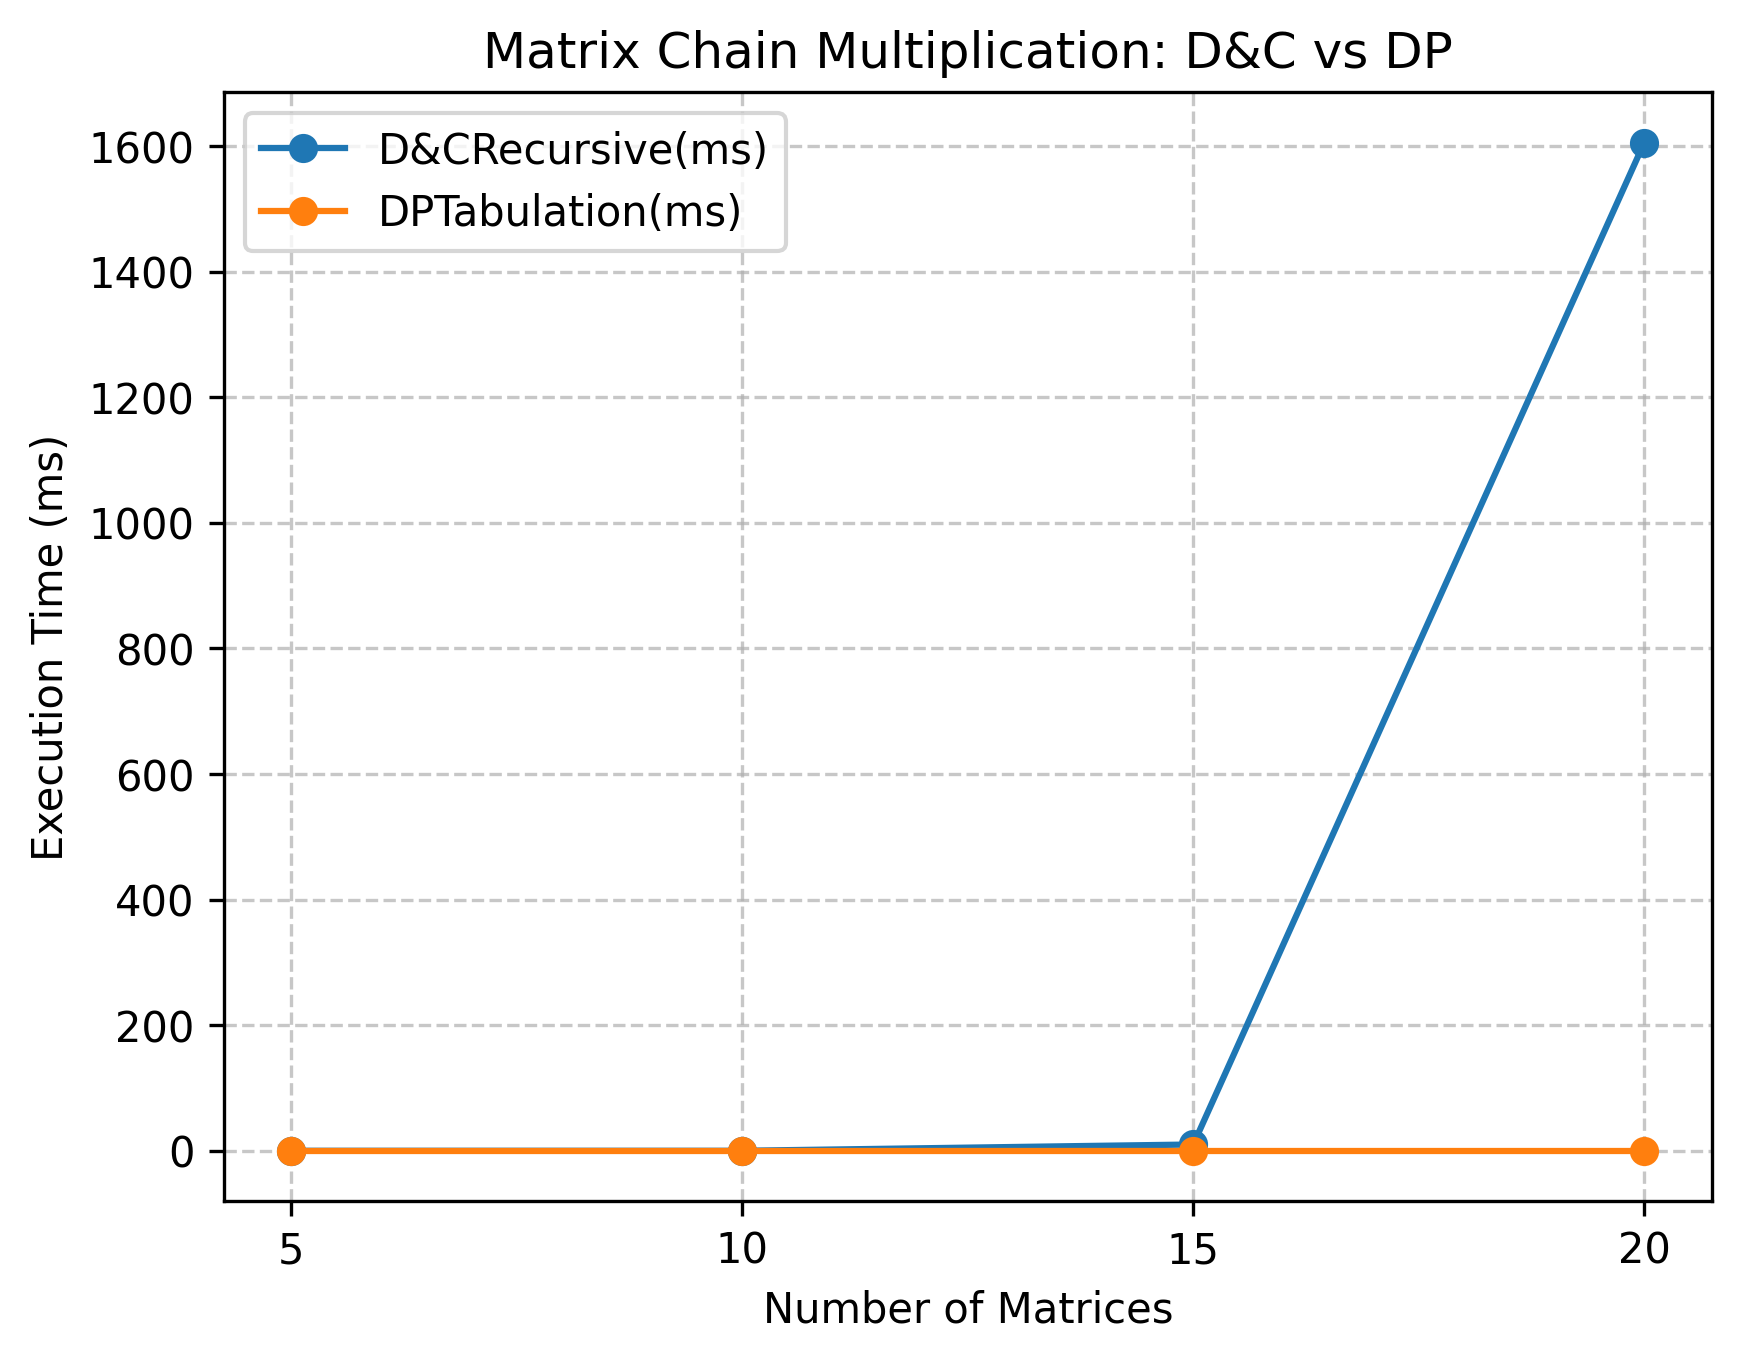

This chart was generated by the following Python code:
import pandas as pd
import matplotlib.pyplot as plt

# Read data
df = pd.read_csv("times.csv")

# Clean headers (remove extra spaces)
df.columns = df.columns.str.strip()
print("Columns:", df.columns.tolist())

# Plot
for col in df.columns[1:]:
    plt.plot(df["Size"], df[col], marker='o', linestyle='-', label=col)

plt.xlabel("Number of Matrices")
plt.ylabel("Execution Time (ms)")
plt.title("Matrix Chain Multiplication: D&C vs DP")
plt.legend()
plt.grid(True, linestyle="--", alpha=0.7)
plt.xticks(df["Size"])

# ❌ remove log scale so 0 is visible
# plt.yscale("log")

plt.savefig("plot.png", dpi=300, bbox_inches="tight")
print("✅ Plot saved as plot.png (DP visible at 0)")
